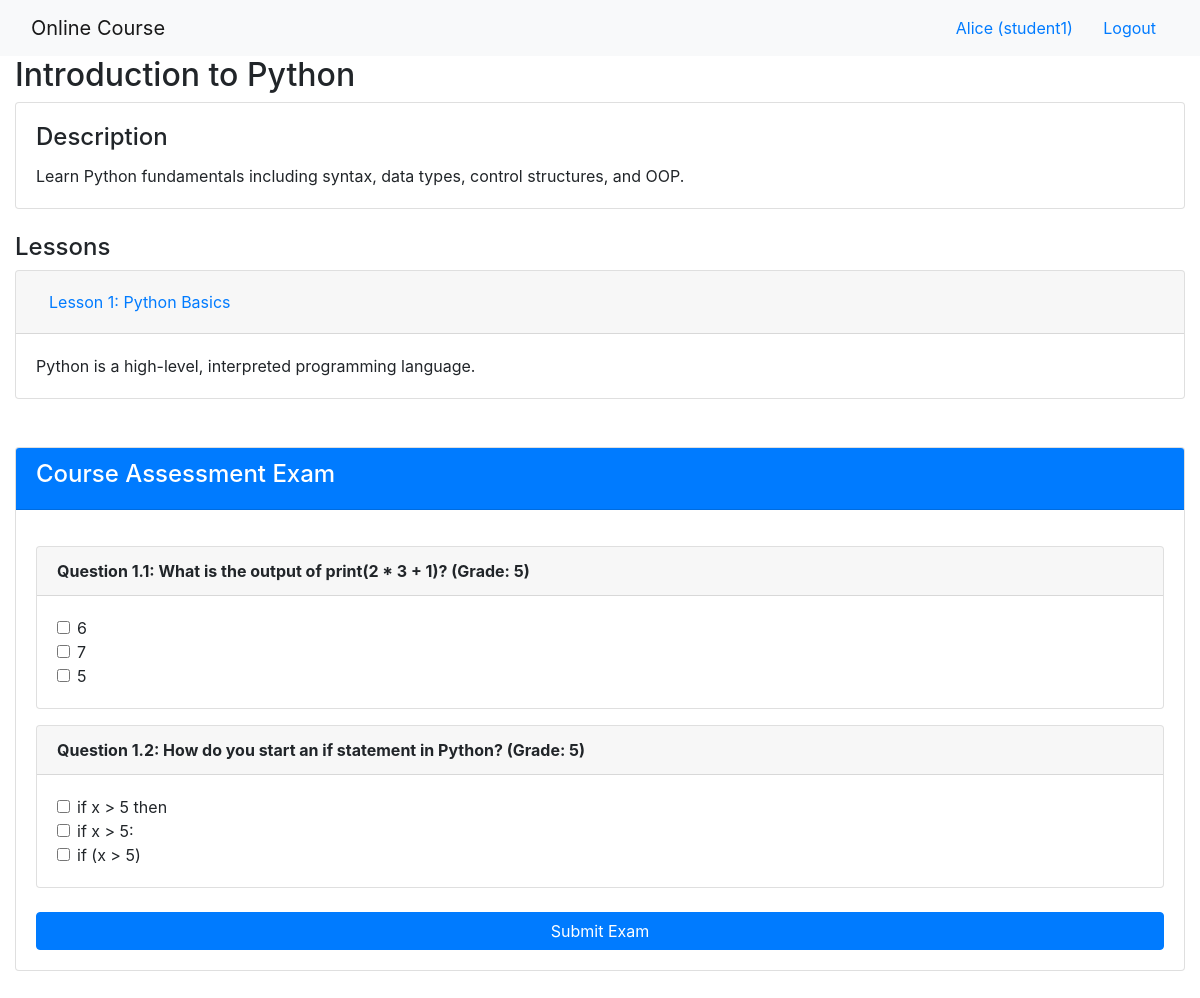
The app's page /onlinecourse/1/ (signed in) with its own data.
### onlinecourse/models.py (models this page shows, shortened)
class Course(models.Model):
    name = models.CharField(null=False, max_length=30, default='online course')
    image = models.ImageField(upload_to='course_images/', null=True, blank=True)
    description = models.CharField(max_length=1000)
    pub_date = models.DateField(null=True)
    instructors = models.ManyToManyField(Instructor)
    users = models.ManyToManyField(settings.AUTH_USER_MODEL, through='Enrollment')

class Lesson(models.Model):
    title = models.CharField(max_length=200, default="title")
    order = models.IntegerField(default=0)
    course = models.ForeignKey(Course, on_delete=models.CASCADE)
    content = models.TextField()

class Question(models.Model):
    lesson = models.ForeignKey(Lesson, on_delete=models.CASCADE)
    question_text = models.CharField(max_length=200)
    grade = models.IntegerField(default=5)

class Choice(models.Model):
    question = models.ForeignKey(Question, on_delete=models.CASCADE)
    choice_text = models.CharField(max_length=200)
    is_correct = models.BooleanField(default=False)

### onlinecourse/views.py (the view)
# urls.py: path('<int:pk>/', views.CourseDetailView.as_view(), name='course_details'),
class CourseDetailView(generic.DetailView):
    model = Course
    template_name = 'onlinecourse/course_details_bootstrap.html'

### onlinecourse/templates/onlinecourse/course_details_bootstrap.html (shortened to what this page needs)
<!DOCTYPE html>
<html lang="en">
<head>
    <link rel="stylesheet" href="https://maxcdn.bootstrapcdn.com/bootstrap/4.5.2/css/bootstrap.min.css">
</head>
<body>
<nav class="navbar navbar-light bg-light">
    <div class="container-fluid">
        <div class="navbar-header">
            <a class="navbar-brand" href="{% url 'onlinecourse:index' %}">Online Course</a>
        </div>
        <ul class="nav navbar-nav navbar-right">
            {% if user.is_authenticated %}
            <li>
                <a class="btn btn-link" href="#">{{ user.first_name }} ({{ user.username }})</a>
                <a class="btn btn-link" href="#">Logout</a>
            </li>
            {% endif %}
        </ul>
    </div>
</nav>
<div class="container-fluid">
    <h2>{{ course.name }}</h2>
    <div class="card-columns-single main-title">
        <div class="card mb-4">
            <div class="card-body">
                <h4 class="card-title">Description</h4>
                <p class="card-text">{{ course.description }}</p>
            </div>
        </div>
    </div>
    <h4 class="mt-4">Lessons</h4>
    <div id="accordion">
        {% for lesson in course.lesson_set.all %}
        <div class="card mt-2">
            <div class="card-header" id="heading{{ lesson.id }}">
                <h5 class="mb-0">
                    <button class="btn btn-link" data-toggle="collapse" data-target="#collapse{{ lesson.id }}" aria-expanded="true" aria-controls="collapse{{ lesson.id }}">
                        Lesson {{ lesson.order }}: {{ lesson.title }}
                    </button>
                </h5>
            </div>
            <div id="collapse{{ lesson.id }}" class="collapse show" aria-labelledby="heading{{ lesson.id }}" data-parent="#accordion">
                <div class="card-body">
                    {{ lesson.content }}
                </div>
            </div>
        </div>
        {% endfor %}
    </div>
    {% if user.is_authenticated %}
    <div class="mt-5 mb-5 card">
        <div class="card-header bg-primary text-white">
            <h4>Course Assessment Exam</h4>
        </div>
        <div class="card-body">
            <form id="question-form" action="{% url 'onlinecourse:submit' course.id %}" method="post">
                {% for lesson in course.lesson_set.all %}
                    {% for question in lesson.question_set.all %}
                    <div class="card mt-3">
                        <div class="card-header font-weight-bold">
                            Question {{ forloop.parentloop.counter }}.{{ forloop.counter }}: {{ question.question_text }} (Grade: {{ question.grade }})
                        </div>
                        <div class="card-body">
                            {% for choice in question.choice_set.all %}
                            <div class="form-check">
                                <input class="form-check-input" type="checkbox" name="choice_{{ choice.id }}" id="choice_{{ choice.id }}" value="{{ choice.id }}">
                                <label class="form-check-label" for="choice_{{ choice.id }}">
                                    {{ choice.choice_text }}
                                </label>
                            </div>
                            {% endfor %}
                        </div>
                    </div>
                    {% endfor %}
                {% endfor %}
                <input class="btn btn-primary btn-block mt-4" type="submit" value="Submit Exam">
            </form>
        </div>
    </div>
    {% else %}
    <div class="alert alert-info mt-4">
        Please log in to take the course exam.
    </div>
    {% endif %}
</div>
</body>
</html>

### records on screen
Course: name "Introduction to Python", description "Learn Python fundamentals including syntax, data types, control structures, and OOP."
Lesson: order "1", title "Python Basics", content "Python is a high-level, interpreted programming language."
Question: question_text "What is the output of print(2 * 3 + 1)?", grade "5"
Choice: choice_text "6"
Choice: choice_text "7"
Choice: choice_text "5"
Question: question_text "How do you start an if statement in Python?", grade "5"
Choice: choice_text "if x > 5 then"
Choice: choice_text "if x > 5:"
Choice: choice_text "if (x > 5)"

### other values on screen
{{ user.first_name }} "Alice"
{{ user.username }} "student1"
